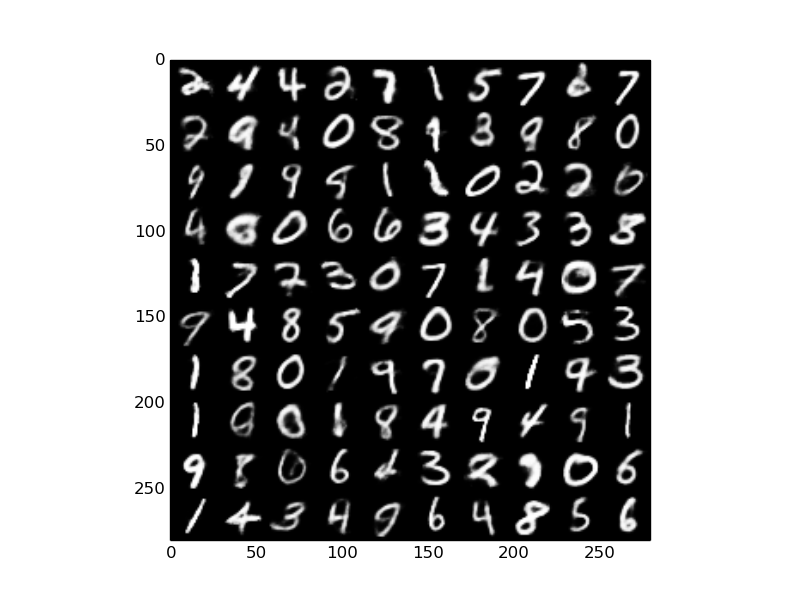

Write Python code to recreate this figure.
"""Adversarial Autoencoder for MNIST."""

import os, sys
sys.path.append(os.getcwd())

import numpy
import theano
import theano.tensor as T
from theano.sandbox.rng_mrg import MRG_RandomStreams as RandomStreams
import swft
import lasagne

import matplotlib
matplotlib.use('Agg')
import matplotlib.pyplot as plt

BATCH_SIZE   = 100
INPUT_DIM    = 784
HIDDEN_DIM   = 1024
LATENT_DIM   = 8
LATENT_STDEV = 5
EPOCHS       = 100

theano_srng = RandomStreams(seed=234)

def Layer(name, n_in, n_out, batchnorm, inputs):
    """A ReLU layer, optionally with batch norm."""
    output = swft.ops.Linear(name+'.Linear', n_in, n_out, inputs)
    if batchnorm:
        output = swft.ops.BatchNormalize(name+'.BN', n_out, output)
    return swft.ops.rectify(output)

def encoder(images):
    output = Layer('Encoder.Layer1', INPUT_DIM,  HIDDEN_DIM, True, images)
    output = Layer('Encoder.Layer2', HIDDEN_DIM, HIDDEN_DIM, True, output)
    return   swft.ops.Linear('Encoder.Layer3', HIDDEN_DIM, LATENT_DIM, output)

def decoder(latent_vars):
    output = Layer('Decoder.Layer1', LATENT_DIM, HIDDEN_DIM, True, latent_vars)
    output = Layer('Decoder.Layer2', HIDDEN_DIM, HIDDEN_DIM, True, output)
    return   T.nnet.sigmoid(
        swft.ops.Linear('Decoder.Layer3', HIDDEN_DIM, INPUT_DIM, output)
    )

def discriminator(inputs):
    output = Layer('Discriminator.Layer1', LATENT_DIM, HIDDEN_DIM, False, inputs)
    output = Layer('Discriminator.Layer2', HIDDEN_DIM, HIDDEN_DIM, True,  output)
    return T.nnet.sigmoid(
        swft.ops.Linear('Discriminator.Layer3', HIDDEN_DIM, 1, output).flatten()
    )

def noise(n_samples):
    output = theano_srng.normal(size=(n_samples,LATENT_DIM))
    return swft.floatX(LATENT_STDEV) * output

images, targets = swft.mnist.symbolic_inputs()

latents = encoder(images)
reconstructions = decoder(latents)

# Encoder objective:  push D(latents) to one...
reg_cost = T.nnet.binary_crossentropy(discriminator(latents), swft.floatX(1)).mean()
reg_cost.name = 'reg_cost'

# ... and minimize reconstruction error
reconst_cost = T.sqr(reconstructions - images).mean()
reconst_cost.name = 'reconst_cost'

# this seems to be an important hyperparam, maybe try playing with it more.
full_enc_cost = (swft.floatX(100)*reconst_cost) + reg_cost

# Decoder objective: minimize reconstruction loss
dec_cost = reconst_cost

# Discrim objective: push D(latents) to zero, D(noise) to one
discrim_cost  = T.nnet.binary_crossentropy(discriminator(latents),           swft.floatX(0)).mean()
discrim_cost += T.nnet.binary_crossentropy(discriminator(noise(BATCH_SIZE)), swft.floatX(1)).mean()
discrim_cost.name = 'discrim_cost'

enc_params     = swft.search(full_enc_cost, lambda x: hasattr(x, 'param') and 'Encoder' in x.name)
dec_params     = swft.search(dec_cost,      lambda x: hasattr(x, 'param') and 'Decoder' in x.name)
discrim_params = swft.search(discrim_cost,  lambda x: hasattr(x, 'param') and 'Discriminator' in x.name)

# Load dataset
train_data, dev_data, test_data = swft.mnist.load(BATCH_SIZE)

# sample_fn is used by generate_images
sample_fn = theano.function(
    [images], 
    [decoder(noise(100)), decoder(encoder(images[:100])), encoder(images)]
)
def generate_images(epoch):
    """
    Save samples and diagnostic images from the model. This function is passed
    as a callback to `train` and is called after every epoch.
    """
    def save_images(images, filename):
        images = images.reshape((10,10,28,28))
        # rowx, rowy, height, width -> rowy, height, rowx, width
        images = images.transpose(1,2,0,3)
        images = images.reshape((10*28, 10*28))
        plt.clf()
        plt.cla()
        plt.imshow(images, cmap = plt.get_cmap('gray'), vmin=0, vmax=1)
        plt.savefig(filename+'_epoch'+str(epoch))

    images, targets = dev_data().next()
    samples, reconstructions, latents = sample_fn(images)

    save_images(samples, 'samples')
    save_images(reconstructions, 'reconstructions')

    # Save a scatterplot of the first two dims of the latent representation    
    plt.clf()
    plt.cla()
    plt.scatter(*(latents[:,0:2].T), c=targets)
    plt.xlim(-4*LATENT_STDEV, 4*LATENT_STDEV)
    plt.ylim(-4*LATENT_STDEV, 4*LATENT_STDEV)
    plt.savefig('latents_epoch'+str(epoch))

# Start training!
swft.train(
    [images, targets],
    [full_enc_cost, dec_cost, discrim_cost],
    param_sets  = [enc_params, dec_params, discrim_params],
    optimizers  = [
        lasagne.updates.adam,
        lasagne.updates.adam,
        lasagne.updates.adam
    ],
    print_vars  = [reg_cost, reconst_cost, discrim_cost],
    train_data  = train_data,
    dev_data    = dev_data,
    epochs      = EPOCHS,
    callback    = generate_images,
    print_every = 1000
)
